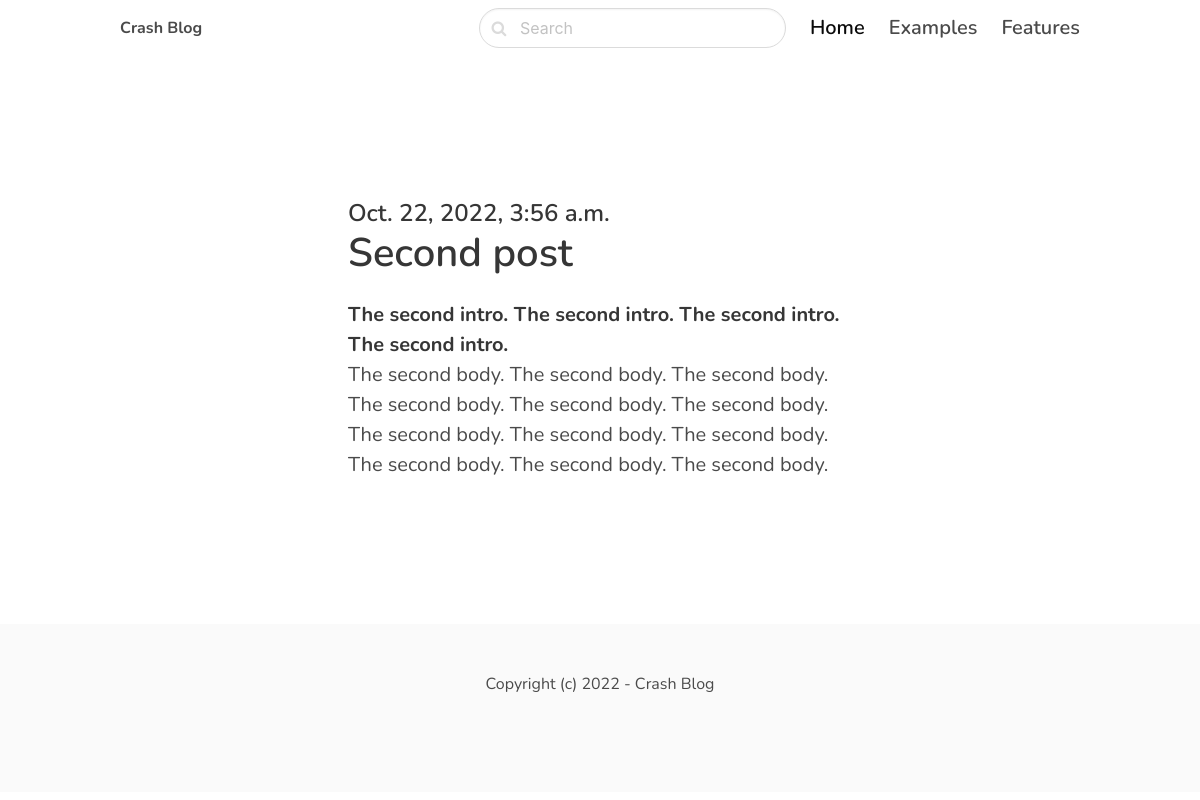
The app's page /second-post/ with its own data.
### blog/models.py (models this page shows)
class Post(models.Model):
    title = models.CharField(max_length=255)
    slug = models.SlugField()
    intro = models.TextField()
    body = models.TextField()
    created_at = models.DateTimeField(auto_now_add=True)
    class Meta:
        ordering = ('-created_at',)

### blog/views.py (the view)
# urls.py: path('<slug:slug>/', views.detail, name='post_detail'),
def detail(request, slug):
    post = get_object_or_404(Post, slug=slug)
    return render(request, 'blog/detail.html', {'post':post})

### templates/blog/detail.html (shortened to what this page needs)
{% extends 'core/base.html' %}
{% block content %}
   <section class="hero">
      <div class="hero-body">
         <div class="container">
            <section class="section">
                  <div class="columns">
                     <div class="column is-8 is-offset-2">
                           <div class="content is-medium">
                              <h2 class="subtitle is-4">{{post.created_at}}</h2>
                              <h1 class="title">{{post.title}}</h1>
                              <strong><p>{{post.intro}}</p></strong>
                              <p>{{post.body}}</p>
                           </div>
                     </div>
                  </div>
            </section>
         </div>
      </div>
   </section>
{% endblock content %}

### templates/core/base.html (style rules this page uses)
body { font-family: 'Nunito', sans-serif; }

### records on screen
Post: created_at "Oct. 22, 2022, 3:56 a.m.", title "Second post", intro "The second intro. The second intro. The second intro. The second intro.", body "The second body. The second body. The second body. The second body. The second body. The second body. The second body. The second body. The second body. The second body. The second body. The second body."
